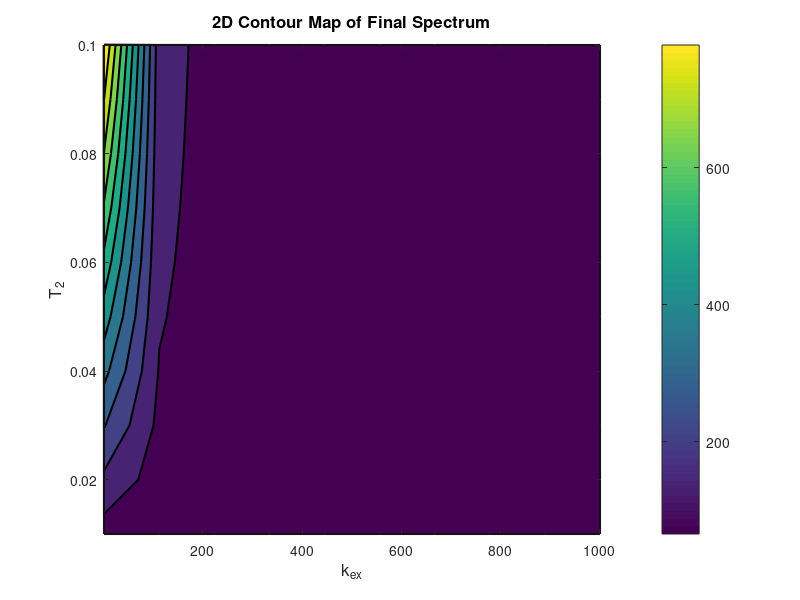

This figure's MATLAB source:
% Chisquare fit to extract K_ex and T_2
% Author: Ettore Bartalucci, RWTH Aachen
% Scripts for Bloch-McConnel from Matthias Ernst, ETH Zurich
% Support and debug with Chatgpt
% First draft: Aachen, 07.03.24
% Last update: Aachen, 04.04.24
% Project: CF3 self decoupling

%% Simulations section
% For the simulations: k_ex=(1, 1000), T_2=(1, 5) 
tic;

% Define range of k_ex and T_2
k_ex_values = linspace(1, 1000, 10); 
T_2_values = linspace(0.01, 0.1, 10); 

% Plotting for fixed T_2 = 3
for k = 1:length(k_ex_values)
    % variables
    k_ex = k_ex_values(k);
    T_2 = 3/100;
    J_cf = 280; 
    t = linspace(0, 0.1, 1000);
    Fs = 1/(t(2) - t(1)); % Sampling frequency (Hz)

    % Modified Bloch equtions
    L1 = [(-k_ex - pi/T_2 - 1i*pi*J_cf), k_ex;
         k_ex, (-k_ex - pi/T_2 + 1i*pi*J_cf)]; %1i is the imaginary unit
    
    L2 = [(-3*k_ex - pi/T_2 - 3*1i*pi*J_cf), 3*k_ex, 0, 0;
          3*k_ex, (-7*k_ex -pi/T_2 -1i*pi*J_cf), 4*k_ex, 0;
          0, 4*k_ex, (-7*k_ex - pi/T_2 + 1i*pi*J_cf), 3*k_ex;
          0, 0, 3*k_ex, (-3*k_ex - pi/T_2 +3*1i*pi*J_cf)];

    % Compute the matrix exponentials to get the time evolutions
    U1 = zeros(2, 2, length(t)); % Preallocate U1 matrix
    for i = 1:length(t)
        U1(:,:,i) = expm(L1 * abs(t(i)));
    end

    U2 = zeros(4, 4, length(t)); % Preallocate U2 matrix
    for i = 1:length(t)
        U2(:,:,i) = expm(L2 * abs(t(i)));
    end

    % Get the signals
    vec_u1 = [2; 2];
    vec_u2 = ones(4, 1);

    % Compute signal 1
    signal1 = zeros(size(t));
    for i = 1:length(t)
        signal1(i) = sum(sum(U1(:,:,i) .* vec_u1));
    end
    
    % Compute signal2
    signal2 = zeros(size(t));
    for i = 1:length(t)
        signal2(i) = sum(sum(U2(:,:,i) .* vec_u2));
    end

    % Fourier transform and shift 
    spectrum1 = fft(signal1);
    spectrum1 = fftshift(spectrum1);
    
    spectrum2 = fft(signal2);
    spectrum2 = fftshift(spectrum2);

    final_spectrum = spectrum1+spectrum2;
    
    % Compute the  frequency axis
    N = length(signal1); % Length of the signal
    f = linspace(-Fs/2, Fs/2, N); % Frequency axis
   
    % figure;
    % plot(f, abs(final_spectrum), 'LineWidth', 1.5);
    % xlabel('Frequency (Hz)', 'FontSize', 12);
    % title(['Final Spectrum for(k_{ex} = ', num2str(k_ex), ', T_2 = 3)'], 'FontSize', 12);
end

% Plotting for fixed k_ex = 100
for T = 1:length(T_2_values)
    T_2 = T_2_values(T);
    k_ex = 100;
    J_cf = 280; 
    t = linspace(0, 0.1, 1000);
    Fs = 1/(t(2) - t(1)); % Sampling frequency (Hz)

    % Modified Bloch equtions
    L1 = [(-k_ex - pi/T_2 - 1i*pi*J_cf), k_ex;
         k_ex, (-k_ex - pi/T_2 + 1i*pi*J_cf)]; %1i is the imaginary unit
    
    L2 = [(-3*k_ex - pi/T_2 - 3*1i*pi*J_cf), 3*k_ex, 0, 0;
          3*k_ex, (-7*k_ex -pi/T_2 -1i*pi*J_cf), 4*k_ex, 0;
          0, 4*k_ex, (-7*k_ex - pi/T_2 + 1i*pi*J_cf), 3*k_ex;
          0, 0, 3*k_ex, (-3*k_ex - pi/T_2 +3*1i*pi*J_cf)];

    % Compute the matrix exponentials to get the time evolutions
    U1 = zeros(2, 2, length(t)); % Preallocate U1 matrix
    for i = 1:length(t)
        U1(:,:,i) = expm(L1 * abs(t(i)));
    end

    U2 = zeros(4, 4, length(t)); % Preallocate U2 matrix
    for i = 1:length(t)
        U2(:,:,i) = expm(L2 * abs(t(i)));
    end

    % Get the signals
    vec_u1 = [2; 2];
    vec_u2 = ones(4, 1);

    % Compute signal 1
    signal1 = zeros(size(t));
    for i = 1:length(t)
        signal1(i) = sum(sum(U1(:,:,i) .* vec_u1));
    end
    
    % Compute signal2
    signal2 = zeros(size(t));
    for i = 1:length(t)
        signal2(i) = sum(sum(U2(:,:,i) .* vec_u2));
    end

    % Fourier transform and shift 
    spectrum1 = fft(signal1);
    spectrum1 = fftshift(spectrum1);
    
    spectrum2 = fft(signal2);
    spectrum2 = fftshift(spectrum2);

    final_spectrum = spectrum1+spectrum2;
    
    % Compute the  frequency axis
    N = length(signal1); % Length of the signal
    f = linspace(-Fs/2, Fs/2, N); % Frequency axis
   
    % figure;
    % plot(f, abs(final_spectrum), 'LineWidth', 1.5);
    % xlabel('Frequency (Hz)', 'FontSize', 12);
    % title(['Plot of Signal1 (k_{ex} = 100, T_2 = ', num2str(T_2), ')'], 'FontSize', 12);

end

% Initialize final spectrum matrix
final_spectrum_matrix = zeros(length(k_ex_values), length(T_2_values));

% Compute final spectrum for all combinations of k_ex and T_2 values
for k = 1:length(k_ex_values)
    for T = 1:length(T_2_values)
        k_ex = k_ex_values(k);
        T_2 = T_2_values(T);

        % Modified Bloch equtions
        L1 = [(-k_ex - pi/T_2 - 1i*pi*J_cf), k_ex;
             k_ex, (-k_ex - pi/T_2 + 1i*pi*J_cf)]; %1i is the imaginary unit
        
        L2 = [(-3*k_ex - pi/T_2 - 3*1i*pi*J_cf), 3*k_ex, 0, 0;
              3*k_ex, (-7*k_ex -pi/T_2 -1i*pi*J_cf), 4*k_ex, 0;
              0, 4*k_ex, (-7*k_ex - pi/T_2 + 1i*pi*J_cf), 3*k_ex;
              0, 0, 3*k_ex, (-3*k_ex - pi/T_2 +3*1i*pi*J_cf)];
    
        % Compute the matrix exponentials to get the time evolutions
        U1 = zeros(2, 2, length(t)); % Preallocate U1 matrix
        for i = 1:length(t)
            U1(:,:,i) = expm(L1 * abs(t(i)));
        end
    
        U2 = zeros(4, 4, length(t)); % Preallocate U2 matrix
        for i = 1:length(t)
            U2(:,:,i) = expm(L2 * abs(t(i)));
        end
    
        % Get the signals
        vec_u1 = [2; 2];
        vec_u2 = ones(4, 1);
    
        % Compute signal 1
        signal1 = zeros(size(t));
        for i = 1:length(t)
            signal1(i) = sum(sum(U1(:,:,i) .* vec_u1));
        end
        
        % Compute signal2
        signal2 = zeros(size(t));
        for i = 1:length(t)
            signal2(i) = sum(sum(U2(:,:,i) .* vec_u2));
        end
    
        % Fourier transform and shift 
        spectrum1 = fft(signal1);
        spectrum1 = fftshift(spectrum1);
        
        spectrum2 = fft(signal2);
        spectrum2 = fftshift(spectrum2);
    
        % Compute final spectrum
        final_spectrum = spectrum1 + spectrum2;
        final_spectrum_matrix(k, T) = max(abs(final_spectrum)); % Store max amplitude
    end
end

% Plot 2D contour map
[X, Y] = meshgrid(k_ex_values, T_2_values);

figure;
contourf(X, Y, final_spectrum_matrix', 'LineWidth', 1.5);
colorbar;
xlabel('k_{ex}', 'FontSize', 12);
ylabel('T_2', 'FontSize', 12);
title('2D Contour Map of Final Spectrum', 'FontSize', 12);

runtime = toc;
disp(['Elapsed time: ', num2str(runtime), ' seconds']);
%%%%%%%%%%%%%%%%%%%%%%%%%%%%%%%%%%%%%%%%%%%%%%%%%%%%%%%%%%%%%%%%%%%%%%%%%%%